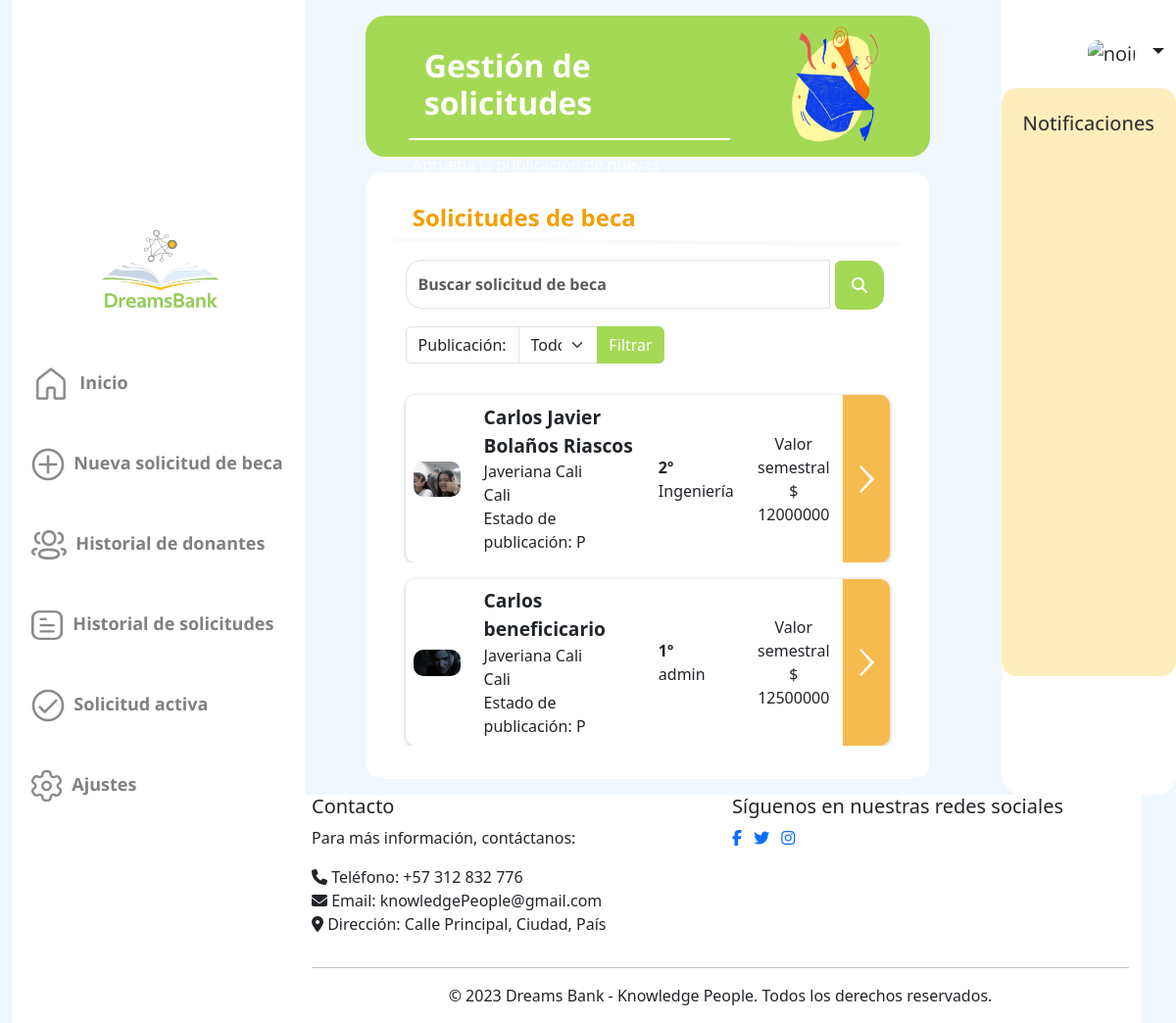
Page /scholarships/scholarships/ on the committed database.
### scholarships/models.py (models this page shows, shortened)
class Scholarship(models.Model):
    stratum = models.CharField(max_length=2,null=False)
    photocopy_id = models.FileField(upload_to="files/",null=False, blank=False)
    motivational_letter = models.TextField(max_length=2000,null=False)
    certificate = models.FileField(upload_to="files/",null=False, blank=False)
    value_period = models.IntegerField(null=False)
    icfes_score = models.IntegerField(null=False)
    period_current = models.IntegerField(null=False)
    program_adm = models.CharField(max_length=40,null=False)
    optionsapplication = (('NI','Nuevo Ingreso'),
              ('A','Antiguo'))
    application_type = models.CharField(max_length=40,choices=optionsapplication,null=False)
    optionsstate = (('P','Pendiente'),
                     ('A','Aceptada'),
                     ('R','Rechazada'))
    state = models.CharField(max_length=30,choices=optionsstate,null=False)
    total_periods = models.IntegerField(null=False)
    optionsactive = (('AC','Activo'),
                     ('IN','Inactivo'))
    active = models.CharField(max_length=20,choices=optionsactive,default='Activo',null=False)
    date_application = models.DateTimeField(auto_now_add=True)
    id_user = models.ForeignKey(Beneficiary,null=False,blank=False,on_delete=models.CASCADE)
    institution = models.ForeignKey(Institution,null=False,blank=False, on_delete=models.CASCADE)

### users/models.py (models this page shows, shortened)
class User(AbstractBaseUser, PermissionsMixin):
    username=None
    BENEFICIARY=1
    NATURALDONOR=2
    LEGALDONOR=3
    INSTITUTION=4
    ADMIN=5
    ROLE_CHOICE=(
          (BENEFICIARY, 'Beneficiario'),
          (NATURALDONOR,'Donante natural'),
          (LEGALDONOR,'Donante juridico'),
          (INSTITUTION,'Institución'),
          (ADMIN,'Admin'),
    )
    TI=1
    CC=2
    CE=3
    NIT=4
    IDTYPE_CHOICE= ((TI,'Tarjeta de Identidad'),
                (CC,'Cédula de Ciudadanía'),
                ( CE,'Cédula extranjera'),
                (NIT,'NIT'))
    email = models.EmailField(_("email address"), unique=True)
    name=models.CharField(max_length=100,null=False)
    profilePicture= models.ImageField(upload_to="users",null=True, blank=True)
    idType = models.PositiveSmallIntegerField(choices=IDTYPE_CHOICE,null=False)
    numID = models.CharField(max_length=10,null=False)
    role=models.PositiveSmallIntegerField(choices=ROLE_CHOICE,null=False)
    date_joined = models.DateTimeField(auto_now_add=True)
    last_login= models.DateTimeField(auto_now_add=True)
    created_date = models.DateTimeField(auto_now_add=True)
    modified_date = models.DateTimeField(auto_now_add=True)
    contact = models.CharField(max_length=15)
    notifications = models.ManyToManyField(Notification)
    is_staff = models.BooleanField(default=False)
    is_active = models.BooleanField(default=True)
    is_admin = models.BooleanField(default=False)
    is_superadmin = models.BooleanField(default=False)
    is_superuser = models.BooleanField(default=False)
    date_joined = models.DateTimeField(default=timezone.now)
    USERNAME_FIELD = "email"
    REQUIRED_FIELDS = ['name', 'idType', 'numID', 'role']
    objects = UserManager()

class Institution(User):
    description = models.TextField(max_length=255)
    TYPE_CHOICES = (
        ('Tecnica', 'Tecnica'),
        ('Tecnologica', 'Tecnologica'),
        ('Pregrado', 'Pregrado'),
        ('Posgrado','Posgrado')
    )
    type_institution = models.CharField(
        max_length=255,
        blank = False,
    )
    address = models.CharField(max_length=100)
    city = models.CharField(max_length=70)
    money_donation = models.IntegerField(default=0)
    optionsstate= (('A','Aprobada'),
                     ('P','Pendiente'),
                     ('R','Rechazada'))
    verificationState = models.CharField(max_length=30,choices=optionsstate,null=False, default='P')

### scholarships/views.py (the view, shortened to what this page needs)
# urls.py: path('scholarships/', ScholarshipListView.as_view(), name='scholarships'),
class ScholarshipListView(View):
    def get(self, request):
        state_filter = request.GET.get('state', '')  # Obtener el estado filtrado de la URL
        search_query = request.GET.get('search', '')  # Obtener el término de búsqueda
        scholarships = Scholarship.objects.all()
        if state_filter:
            scholarships = scholarships.filter(state__startswith=state_filter)
        if search_query:
            scholarships = scholarships.filter(Q(id_user__name__icontains=search_query) | Q(id_user__id__icontains=search_query))
        context = {
            'scholarships': scholarships,
            'state_filter': state_filter,
            'search_query': search_query,
        }
        return render(request, 'allScholarships.html', context)

### scholarships/templates/allScholarships.html (shortened to what this page needs)
{% extends 'base.html' %}
{% load static %}
{% block content %}
<link href="{% static '/historyapplications.css' %}" rel="stylesheet"/>
<link href="{% static 'newscholarship.css' %}" rel="stylesheet"/>
<div class="row mb-3 flex-sm-row" id="contTitulo">
      <div class="col-md-8">
        <br />
        <h1 id="titulo" class="mt-2" style="color: white">Gestión de solicitudes</h1>
        <hr id="line" class="w-80" />
        <h4 style="color: white; font-weight: 400; font-size:medium; margin-left: 10%; margin-bottom: 10%;">
        </h4>
      </div>
      <div class="col-md-4">
        <img
          src="../../media/icons/HigherEducation.png"
          alt="No Encontrada"
          class="img-fluid d-none d-md-block"
          id="graduatedImg"
        />
      </div>
    </div>
<div class="row mb-3 flex-sm-row" style=" background-color: white; border-radius: 3%;">
<div class="col-lg-8 d-flex">
    <h4 style="color: #F29F05; font-weight: bolder; margin-top: 2rem; margin-left: 10%;">Solicitudes de beca</h4>
  </div>
  <hr style="border: 2px solid #ECECEC;
  transform: matrix(1, 0.01, 0, 1, 0, 0); width: 90%; margin-left: 5%;">
<form method="get" class="d-flex col=lg-12" style="width: 90%; margin-left: 5%;" action="{% url 'scholarships:scholarships' %}">
    <div class="input-group mb-3">
        <input type="text"  id="inputs" class="form-control custom-input" placeholder="Buscar solicitud de beca" name="search"   style="font-weight: bolder;">
        <div class="input-group-append">
            <button style="
            border: none; background-color: transparent;" type="submit">
            <span class="input-group-text search-icon">
              <i class="fas fa-search"></i>
            </span>
            </button>
        </div>
    </div>
</form>
<form method="get" style="width: 50%; margin-left: 5%;" action="{% url 'scholarships:scholarships' %}">
    <div class="input-group mb-3">
        <label for="state_filter" class="input-group-text" style="background-color: #fff;">Publicación:</label>
        <select name="state" id="state_filter" class="form-select">
            <option value="" {% if state_filter == "" %}selected{% endif %}>Todos</option>
        </select>
        <button type="submit" class="btn btn-primary" style="background-color: #A4D955; border: transparent;">Filtrar</button>
    </div>
</form>
<div class="table-responsive " style="width: 90%; margin-left: 5%;" >
    <table class="table" style="border: transparent;">
      <thead>
        <tr>
          <th></th>
          <th></th>
          <th></th>
          <th></th>
          <th style="width: 2rem"></th>
        </tr>
      </thead>
      <tbody>
{% if scholarships %}
    {% for scholarship in scholarships %}
        <tr class="mt-5 align-middle" style="box-shadow:0px 1px 4px rgba(0, 0, 0, 0.25); border-radius: 10px;">
            <td class="align-middle" style="border-top-left-radius: 10px; border-bottom-left-radius: 10px;">
              {% if scholarship.id_user.profilePicture != "" %}
              <img src="/media/{{ scholarship.id_user.profilePicture }}" class="img-fluid" alt="noimage"
                style="max-width: 3rem; max-height: 3rem; border-radius: 10px; margin-right: 0.5rem;">
              {% else %}
              <img src="/media/users/profile_default.png" class="img-fluid" alt="noimage"
                style="max-width: 3rem; max-height: 3rem; border-radius: 10px; margin-right: 0.5rem;">
              {% endif %}
            </td>
            <td>
              <div class="row">
                <div class="col-12" style="font-weight: bolder; font-size: larger;">{{ scholarship.id_user.name|capfirst }}
                </div>
                <div class="col-12">{{ scholarship.institution.name }}</div>
                <div class="col-12">{{ scholarship.institution.city }}</div>
                <div class="col-12">Estado de publicación: {{ scholarship.state }}</div>
              </div>
            </td>
            <td>
              <div class="row ">
                <div class="col-12" style="font-weight: 700;">{{ scholarship.period_current }}º</div>
                <div class="col-12">{{ scholarship.program_adm }}</div>
              </div>
            </td>
            <td>
              <div class="row my-auto">
                <div class="col-12 text-center">Valor semestral</div>
                <div class="col-12 text-center">$ {{ scholarship.value_period }}</div>
              </div>
            </td>
            <td
              style="background-color: rgba(242, 159, 5, 0.7); border-top-right-radius: 10px; border-bottom-right-radius: 10px;"
              class="align-middle">
              <div class="d-flex align-items-center justify-content-center">
                <button type="submit" class="btn btn-link p-0" style=" border: none;" name="viewBeneficiaryDetails"
                  data-scholarship-id="{{ x.id_user.name }}">
                  <a href="{% url 'scholarships:showdetailsbeneficiary' id=scholarship.id %}">
                  <img src="/media/images/Forward.png" class="img-fluid" alt="noimage"
                    style="max-width: 3rem; max-height: 3rem;">
                  </a>
                </button>
              </div>
            </td>
          </tr>
          <tr style="margin-top: -1rem;">
            <td colspan="5" style="text-align: center;">
            </td>
        </tr>
    {% endfor %}
{% endif %}
      </tbody>
    </table>
</div>
</div>
{% endblock %}

### static/css/_base_menu.css (style rules this page uses)
body { background-color: #F0F7FF; }

### static/css/historyapplications.css (style rules this page uses)
#contTitulo { background: #A4D955; border-radius: 20px; height: 9rem; }

### static/css/newscholarship.css (style rules this page uses)
body { background-color: #F0F7FF; }
#contTitulo { background: #A4D955; border-radius: 20px; height: 9rem; }
#titulo { color: #FFFFFF; opacity: 100%; font-family:'Open Sans'; font-size: 2rem; font-weight: bold; margin-left: 3rem; }
#line { height: 0.15rem; opacity: 100%; border: 0.094rem solid #FFFFFF; background-color: #FFFFFF; transform: matrix(1, 0, 0, 1, 0, 0); margin-left: 2rem; }
#graduatedImg { float: right; width: 20rem; height:9rem; background: url(.png); }

### scholarships/templates/allScholarships.html (style rules this page uses)
.search-icon { background-color: #A4D955; border: none; color: white; border-top-right-radius: 30%; border-bottom-right-radius: 30%; cursor: pointer; height: 50px; }
.search-icon i { padding: 5px; }
.custom-input { height: 50px; font-family: 'Open Sans', sans-serif; border-radius: 1rem; }

### rows in the picture
Scholarship: id_user.profilePicture (picture), id_user.name "Carlos Javier Bolaños Riascos", institution.name "Javeriana Cali", institution.city "Cali", state "P", period_current "2", program_adm "Ingeniería", value_period "12000000"
Scholarship: id_user.profilePicture (picture), id_user.name "Carlos beneficicario", institution.name "Javeriana Cali", institution.city "Cali", state "P", period_current "1", program_adm "admin", value_period "12500000"
